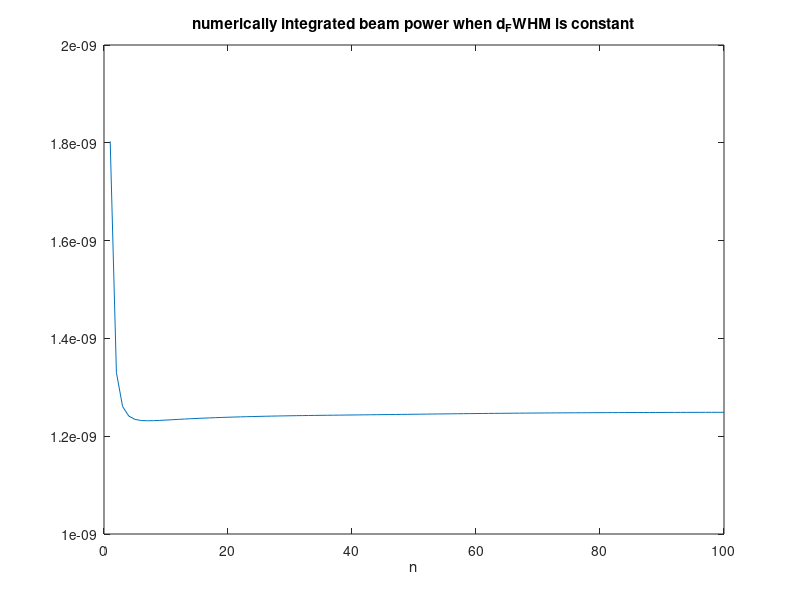
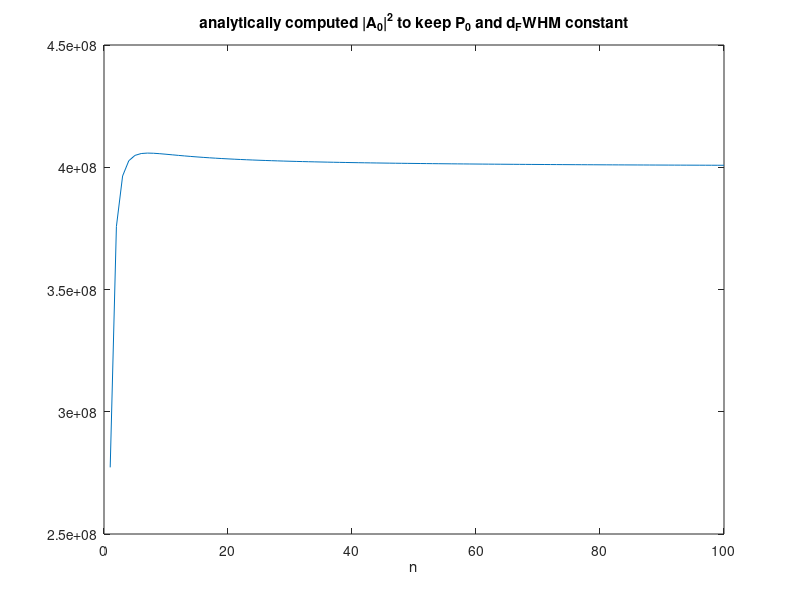
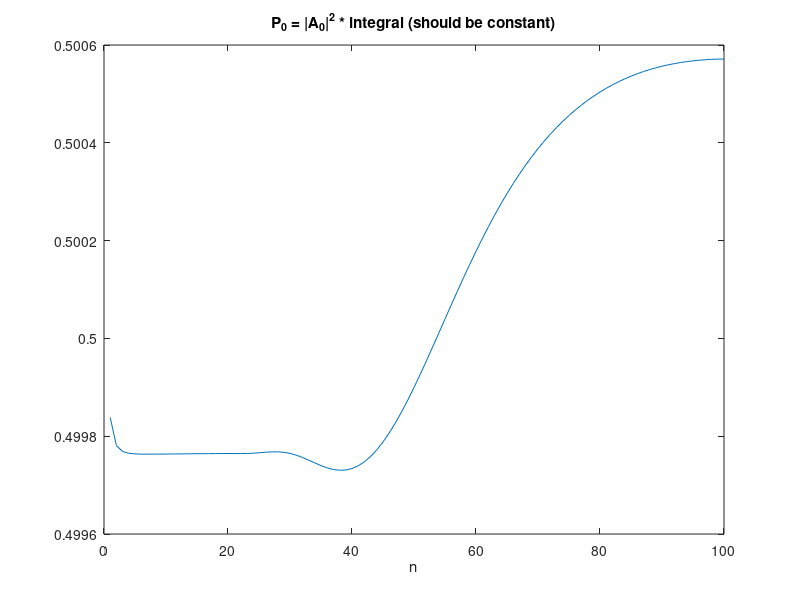
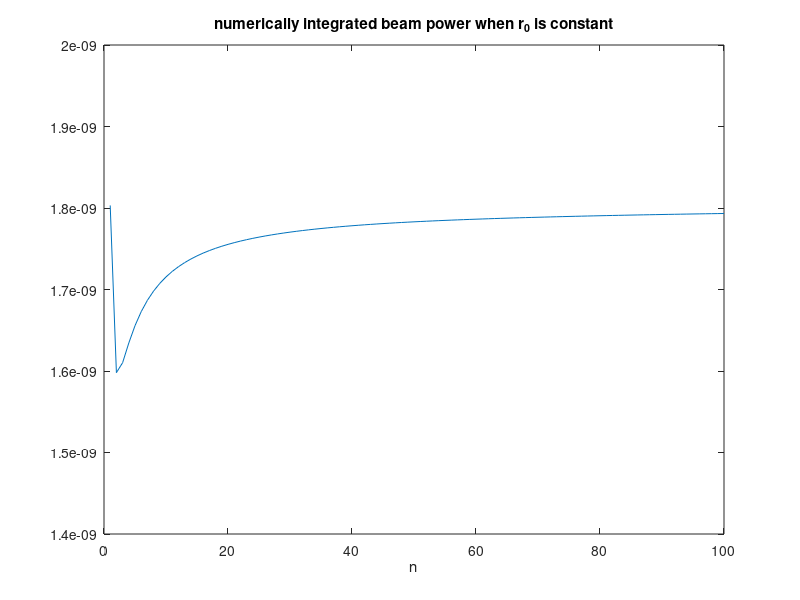

MATLAB code for these plots, in order:
%n = 1;
d_fwhm = 100e-6;
%fun = {};

%for n = 1:100
%    fun{n} = @(x) x/(d_fwhm)^2 .* exp(-(2*x/d_fwhm).^(2*n) * log(2));
%    fun{n} = integral(fun{n}, 0, Inf);
%end
%fun_values = cell2mat(fun);

%for n = 1:100
%    A0(n) = sqrt(gamma(1/n)/(n*log(2)^(1/n)));
%end

%plot(A0)
%hold on
%plot(fun_values + 1 - .13);
%legend('Integral of x * exp(-(2*x/d_{fwhm})^{2n} * log(2))', 'Dependence of 1/A0');
%xlabel('n');


x = d_fwhm*(0.01 : 0.01 : 100);
dx = x(2) - x(1)
for n = 1:100
    r_0 = d_fwhm / 2 / (log(2)).^(1/2/n);
    f_x = exp(-(x / r_0).^(2*n)) .* x;
    int_f(n) = trapz(f_x) * dx;

    A_02(n) = 4 * log(2)^(1/n) * n / d_fwhm^2 / gamma(1/n);
end

n = 1:100;
figure;
plot(n, int_f); title('numerically integrated beam power when d_FWHM is constant'); xlabel('n')
figure;
plot(n, A_02);  title('analytically computed |A_0|^2 to keep P_0 and d_FWHM constant'); xlabel('n')
figure;
plot(n, int_f .* A_02); title('P_0 = |A_0|^2 * integral (should be constant)'); xlabel('n')


r_0 = d_fwhm(1) / 2 / (log(2)).^(1/2)
x = r_0*(0.01 : 0.01 : 100);
dx = x(2) - x(1)
for n = 1:100
    f_x = exp(-(x / r_0).^(2*n)) .* x;
    int_f(n) = trapz(f_x) * dx;

    A_02(n) = n / r_0^2 / gamma(1/n);
end

n = 1:100;
figure;
plot(n, int_f); title('numerically integrated beam power when r_0 is constant'); xlabel('n')
figure;
plot(n, A_02);  title('analytically computed |A_0|^2 to keep P_0 and r_0 constant'); xlabel('n')
figure;
plot(n, int_f .* A_02); title('P_0 = |A_0|^2 * integral (should be constant)'); xlabel('n')

